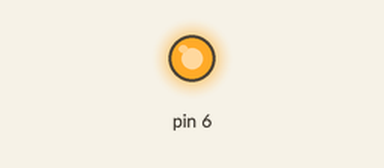
The sketch below on a simulated Arduino Uno, built with avr-gcc and run on an emulated ATmega328P. Parts: output pins drawn as LEDs (lit = HIGH).

Above: at 0.1 s.
Timing chart, 0 to 1.6 s (numbered marks = the images above):
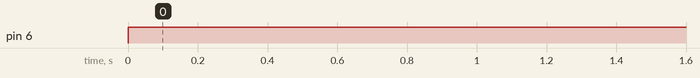

Measured:
- by itself, pin 6: LOW → HIGH at 0.00 s

The sketch:

AnalogWrite_function_to_test_led_light_intensity.ino
```cpp
void setup() {
  // put your setup code here, to run once:
    Serial.begin(9600);
}

void loop() {
  // put your main code here, to run repeatedly:

// Tested value to see changes in brightness of led
//    analogWrite(6,0); //off
//    analogWrite(6,50); // on but dim
//
//    analogWrite(6,100); // on but low intensity
    analogWrite(6,255); // on max brightness
}
```
